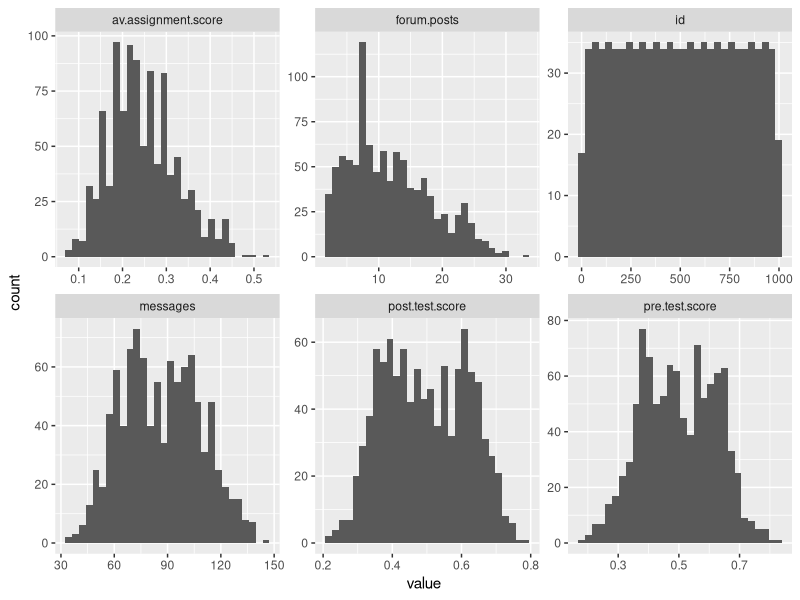
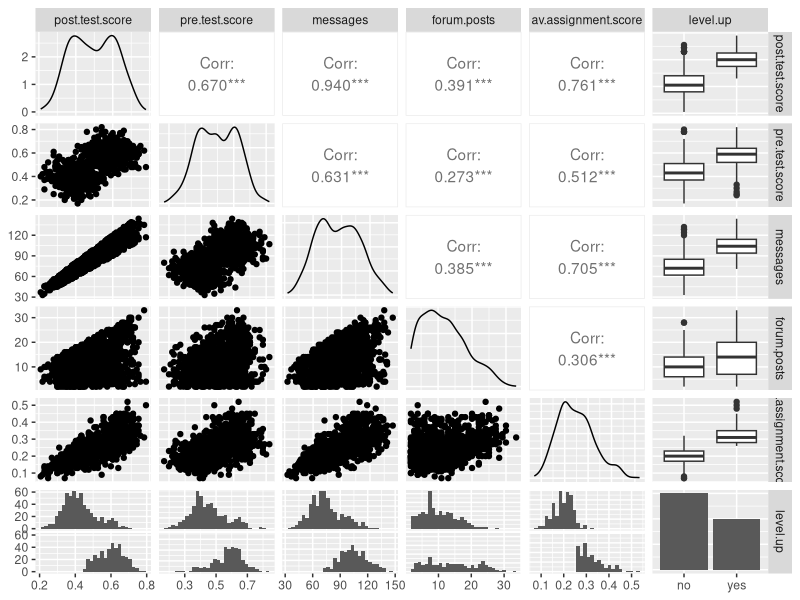
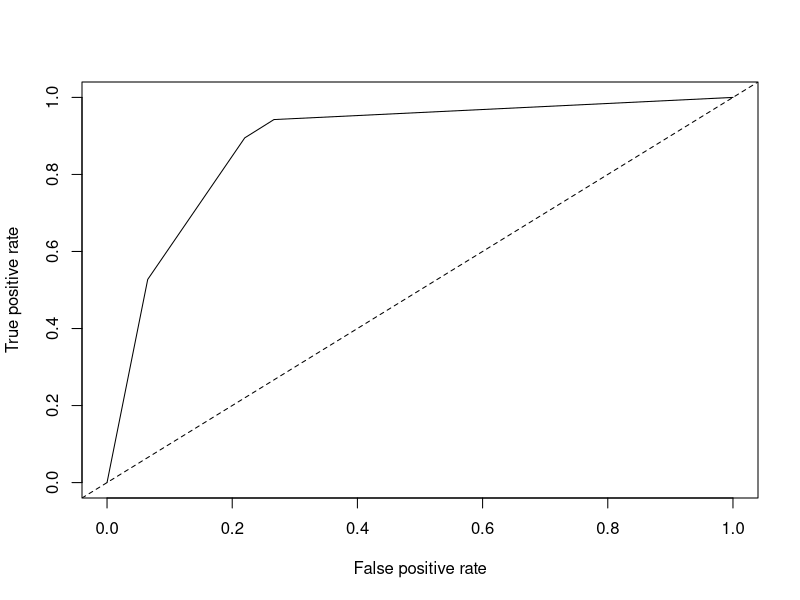
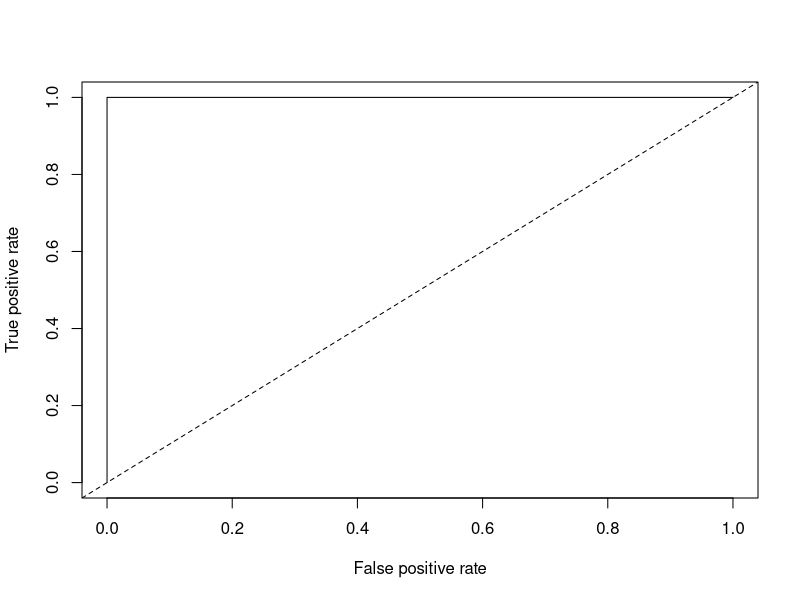

Source code (R) for these figures, in order:
## ---- chunk 1
library(purrr)
library(tidyr)
library(dplyr)
library(ggplot2)
#install.packages("GGally")
library(GGally)
library(rpart)
D1 <- read.csv("online.data.csv")
## ---- chunk 2
#Start by creating histograms of the distributions for all variables (#HINT: look up "facet" in the ggplot documentation)
D1 %>%keep(is.numeric)%>% gather() %>% 
  ggplot(aes(value)) +
    facet_wrap(~ key, scales = "free") +
    geom_histogram()

#Then visualize the relationships between variables
ggpairs(select(D1, -id))

#Try to capture an intution about the data and the relationships

#messages have strong correlation with post test score and average assignment score. It shows that student send more messages talk about the assiggnment with other students get better score on post test and assignments.
## ---- chunk 3
#Create a classification tree that predicts whether a student "levels up" in the online course using three variables of your choice (As we did last time, set all controls to their minimums)

ctree_1 <- rpart(level.up ~ pre.test.score + messages + forum.posts,
                        data = D1)

#Plot and generate a CP table for your tree 
printcp(ctree_1)

#Generate a probability value that represents the probability that a student levels up based your classification tree 
ctree_2<- prune.rpart(ctree_1, cp = 0.01125)
printcp(ctree_2)

D1$pred <- predict(ctree_1, type = "prob")[,2]#Last class we used type = "class" which predicted the classification for us, this time we are using type = "prob" to see the probability that our classififcation is based on.
## ---- chunk 4
library(ROCR)

#Plot the curve
pred.detail <- prediction(D1$pred, D1$level.up) 
plot(performance(pred.detail, "tpr", "fpr"))+ abline(0, 1, lty = 2)

#Calculate the Area Under the Curve
unlist(slot(performance(pred.detail,"auc"), "y.values"))#Unlist liberates the AUC value from the "performance" object created by ROCR

#Now repeat this process, but using the variables you did not use for the previous model and compare the plots & results of your two models. Which one do you think was the better model? Why?
ctree_3<-rpart((level.up)~post.test.score + av.assignment.score,method="class",data=D1)
printcp(ctree_3)

D1$pred1 <- predict(ctree_3, type = "prob")[,2] #what is [,2]?
pred.detail1<-prediction(D1$pred1, D1$level.up)

plot(performance(pred.detail1, "tpr", "fpr"))+abline(0, 1, lty = 2,)

unlist(slot(performance(pred.detail1,"auc"), "y.values"))

## ---- chunk 5
#Look at the ROC plot for your first model. Based on this plot choose a probability threshold that balances capturing the most correct predictions against false positives. Then generate a new variable in your data set that classifies each student according to your chosen threshold.

#I use 0.7 as my threshold.

D1$threshold.pred1 <- ifelse(D1$pred >= 0.7, 1, 0)

#Now generate three diagnostics:

D1$accuracy.model1 <- mean(ifelse(D1$level.up == D1$threshold.pred1, 1, 0))

##True positive,false positive, false negative
D1$truepos<-ifelse(D1$level.up == 1 & D1$threshold.pred1 == 1,1,0)
D1$falsepos<-ifelse(D1$level.up == 0 & D1$threshold.pred1 == 1,1,0)
D1$falseneg<-ifelse(D1$level.up == 1 & D1$threshold.pred1 == 0,1,0)


D1$precision.model1 <- sum(D1$truepos.model1)/(sum(D1$truepos.model1) + sum(D1$falsepos.model1))

D1$recall.model1 <- sum(D1$truepos.model1)/(sum(D1$truepos.model1) + sum(D1$falseneg.model1))

#Finally, calculate Kappa for your model according to:

#First generate the table of comparisons
table1 <- table(D1$level.up, D1$threshold.pred1)

#Convert to matrix
matrix1 <- as.matrix(table1)

#Calculate kappa
kappa(matrix1, exact = TRUE)/kappa(matrix1)

#Now choose a different threshold value and repeat these diagnostics. What conclusions can you draw about your two thresholds?

#I use 0.5 this time.

D1$threshold.pred2 <- ifelse(D1$pred1 > 0.5, 1,0)
D1$accuracy.model2 <- mean(ifelse(D1$level.up == D1$threshold.pred2, 1, 0))


D1$truepos.model2 <- ifelse(D1$level.up == "1" & D1$threshold.pred2 == "1", 1, 0)
D1$falsepos.model2 <- ifelse(D1$level.up == "0" & D1$threshold.pred2 == "1", 1,0)
D1$falseneg.model2 <- ifelse(D1$level.up == "1" & D1$threshold.pred2 == "0", 1,0)
D1$precision.model2 <- sum(D1$truepos.model2)/(sum(D1$truepos.model2) + sum(D1$falsepos.model2))
D1$recall.model2 <-  sum(D1$truepos.model2)/(sum(D1$truepos.model2) + sum(D1$falseneg.model2))

#Table
table2 <- table(D1$level.up, D1$threshold.pred2)
#Matrix
matrix2 <- as.matrix(table2)
#Kappa
kappa(matrix2, exact = TRUE)/kappa(matrix2)

matrix1
matrix2

##Model 1 kappa value is 1.04; Model 2 kappa value is 1.15. Theredore model 2 is better.
